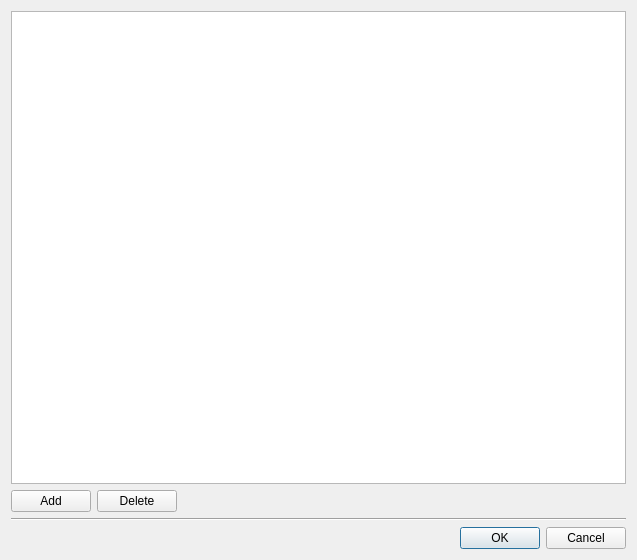
<ui version="4.0" >
 <class>EditStatusDialogClass</class>
 <widget class="QDialog" name="EditStatusDialogClass" >
  <property name="geometry" >
   <rect>
    <x>0</x>
    <y>0</y>
    <width>637</width>
    <height>560</height>
   </rect>
  </property>
  <property name="windowTitle" >
   <string>Edit user statuses</string>
  </property>
  <layout class="QVBoxLayout" >
   <item>
    <widget class="QTableWidget" name="tblStatus" >
     <property name="rowCount" >
      <number>0</number>
     </property>
     <property name="columnCount" >
      <number>0</number>
     </property>
    </widget>
   </item>
   <item>
    <layout class="QHBoxLayout" >
     <item>
      <widget class="QPushButton" name="pbtAdd" >
       <property name="text" >
        <string>Add</string>
       </property>
      </widget>
     </item>
     <item>
      <widget class="QPushButton" name="pbtDelete" >
       <property name="text" >
        <string>Delete</string>
       </property>
      </widget>
     </item>
     <item>
      <spacer>
       <property name="orientation" >
        <enum>Qt::Horizontal</enum>
       </property>
       <property name="sizeHint" >
        <size>
         <width>40</width>
         <height>20</height>
        </size>
       </property>
      </spacer>
     </item>
    </layout>
   </item>
   <item>
    <widget class="Line" name="line" >
     <property name="orientation" >
      <enum>Qt::Horizontal</enum>
     </property>
    </widget>
   </item>
   <item>
    <widget class="QDialogButtonBox" name="dbtDialogButtons" >
     <property name="standardButtons" >
      <set>QDialogButtonBox::Cancel|QDialogButtonBox::NoButton|QDialogButtonBox::Ok</set>
     </property>
    </widget>
   </item>
  </layout>
 </widget>
 <layoutdefault spacing="6" margin="11" />
 <tabstops>
  <tabstop>tblStatus</tabstop>
  <tabstop>pbtAdd</tabstop>
  <tabstop>pbtDelete</tabstop>
  <tabstop>dbtDialogButtons</tabstop>
 </tabstops>
 <resources/>
 <connections>
  <connection>
   <sender>dbtDialogButtons</sender>
   <signal>rejected()</signal>
   <receiver>EditStatusDialogClass</receiver>
   <slot>reject()</slot>
   <hints>
    <hint type="sourcelabel" >
     <x>586</x>
     <y>550</y>
    </hint>
    <hint type="destinationlabel" >
     <x>569</x>
     <y>488</y>
    </hint>
   </hints>
  </connection>
 </connections>
</ui>
